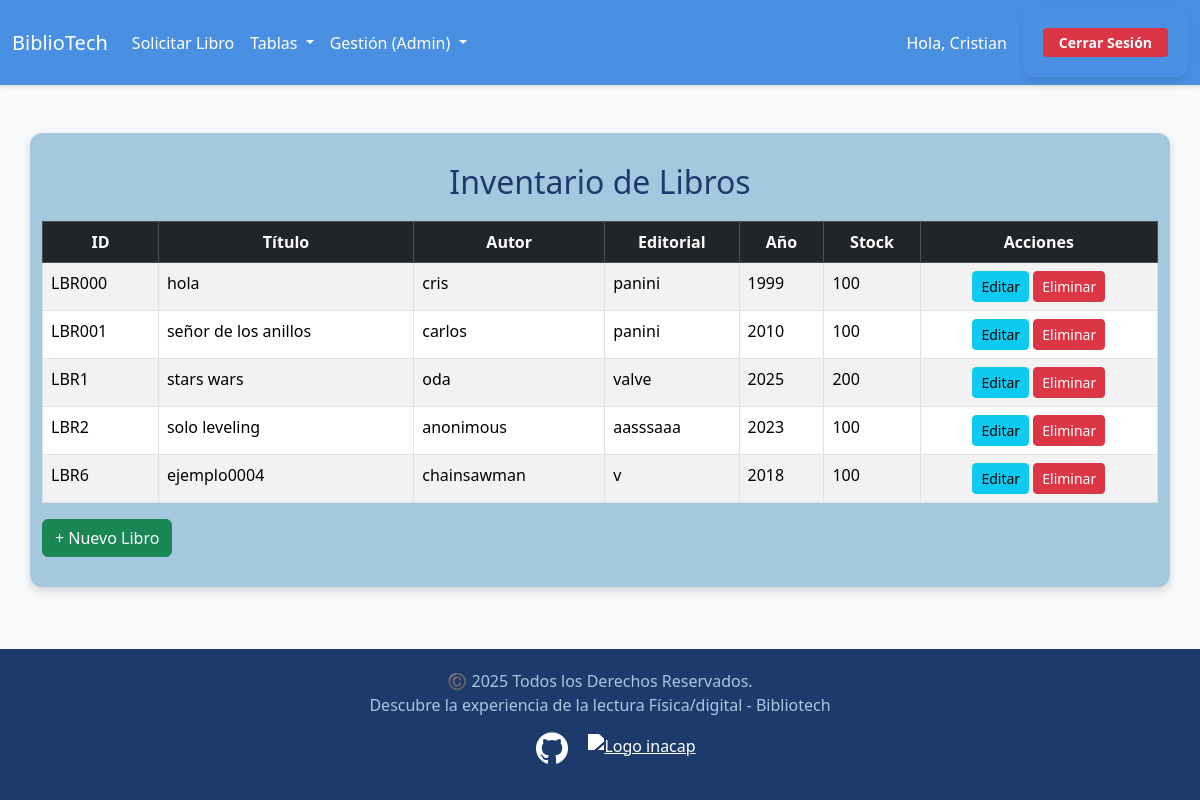
The page /tabla-libros/ (signed in) on the database its author committed.
### apps/libros/models.py (models this page shows, shortened)
class Libro(models.Model):
    id = models.AutoField(primary_key=True)
    id_libro = models.CharField( verbose_name="ID Libro", max_length=13, unique=True,)
    titulo = models.CharField(max_length=200)
    autor = models.CharField(max_length=100)
    editorial = models.CharField(max_length=100)
    anio = models.IntegerField(verbose_name="Año")
    stock = models.IntegerField()
    activo = models.BooleanField(default=True, verbose_name="¿Está activo?")
    class Meta:
        verbose_name = "Libro"
        verbose_name_plural = "Libros"

### apps/libros/views.py (the view)
# urls.py: path('tabla-libros/', libroV.listar_libros, name='tabla_libros'),
def listar_libros(request):
    libros = Libro.objects.filter(activo=True)
    contexto = {
        'libros': libros
    }
    return render(request, 'tablaLibros.html', contexto)

### templates/tablaLibros.html (shortened to what this page needs)
{% load static %}
<!DOCTYPE html>
<html lang="en">
<head>
    <link rel="stylesheet" href="{% static 'css/style.css' %}">
    <link rel="stylesheet" href="{% static 'css/footer.css' %}">
    <link rel="stylesheet" href="{% static 'css/formularios.css' %}">
    <link rel="stylesheet" href="{% static 'css/navbar.css' %}">
    <link href="https://cdn.jsdelivr.net/npm/bootstrap@5.3.3/dist/css/bootstrap.min.css" rel="stylesheet">
</head>
<body>
    <div id="main-container">
        <header>
            <nav class="navbar navbar-expand-lg navbar-custom">
                <div class="container-fluid">
                    <a class="navbar-brand" href="{% url 'index' %}">BiblioTech</a>
                    <div class="collapse navbar-collapse">
                        {% if user.is_authenticated %}
                        <ul class="navbar-nav me-auto">
                            <li class="nav-item">
                                <a class="nav-link" href="{% url 'renta' %}">Solicitar Libro</a>
                            </li>
                            <li class="nav-item dropdown">
                                <a class="nav-link dropdown-toggle" href="#" role="button" data-bs-toggle="dropdown"
                                    aria-expanded="false">
                                    Tablas
                                </a>
                            </li>
                            {% if user.is_superuser %}
                            <li class="nav-item dropdown">
                                <a class="nav-link dropdown-toggle" href="#" role="button" data-bs-toggle="dropdown"
                                    aria-expanded="false">
                                    Gestión (Admin)
                                </a>
                            </li>
                            {% endif %}
                        </ul>
                        {% if user.is_authenticated %}
                        <div class="d-flex align-items-center">
                            <span class="navbar-text me-3 text-white" style="color: inherit;">
                                Hola, {{ user.first_name|default:user.username|title }}
                            </span>
                            <form action="{% url 'logout' %}" method="post" class="d-flex m-0 bg-transparent">
                                <button class="btn btn-sm btn-danger border-0 fw-bold px-3" type="submit">Cerrar
                                    Sesión</button>
                            </form>
                        </div>
                        {% endif %}
                        {% else %}
                        <ul class="navbar-nav ms-auto">
                            <li class="nav-item">
                                <a class="nav-link" href="{% url 'index' %}">Volver al Inicio</a>
                            </li>
                        </ul>
                        {% endif %}
                    </div>
                </div>
            </nav>
        </header>
        <section class="bg-light">
            <div class="container mt-5">
                <h2 class="text-center">Inventario de Libros</h2>
                <div class="table-responsive">
                    <table class="table table-striped table-bordered">
                        <thead class="table-dark">
                            <tr>
                                <th class="titulo-tabla text-center">ID</th>
                                <th class="titulo-tabla text-center">Título</th>
                                <th class="titulo-tabla text-center">Autor</th>
                                <th class="titulo-tabla text-center">Editorial</th>
                                <th class="titulo-tabla text-center">Año</th>
                                <th class="titulo-tabla text-center">Stock</th>
                                <th class="text-center">Acciones</th>
                            </tr>
                        </thead>
                        <tbody>
                            {% for libro in libros %}
                            <tr>
                                <td>{{ libro.id_libro }}</td>
                                <td>{{ libro.titulo }}</td>
                                <td>{{ libro.autor }}</td>
                                <td>{{ libro.editorial }}</td>
                                <td>{{ libro.anio }}</td>
                                <td>{{ libro.stock }}</td>
                                <td class="text-center">
                                    {% if user.is_superuser %}
                                    <a href="{% url 'editar_libro' libro.id %}" class="btn btn-sm btn-info">Editar</a>
                                    <a href="{% url 'eliminar_libro' libro.id %}"
                                        class="btn btn-sm btn-danger">Eliminar</a>
                                    {% endif %}
                                </td>
                            </tr>
                            {% empty %}
                            <tr>
                                <td colspan="6" class="text-center">No hay libros registrados aún.</td>
                            </tr>
                            {% endfor %}
                        </tbody>
                    </table>
                    {% if user.is_superuser %}
                    <a href="{% url 'registrar_libro' %}" class="btn btn-success">+ Nuevo Libro</a>
                    {% endif %}
                </div>
            </div>
        </section>
        <footer class="site-footer mt-auto">
            <div id="footer-container">
                <div class="footer-top">©️ 2025 Todos los Derechos Reservados. <br> Descubre la experiencia de la
                    lectura
                    Física/digital - Bibliotech</div>
                <ul class="footer-links">
                    <li><a class="link" href="https://github.com/crisdev06/BiblioTech" target="_blank" rel="noreferrer">
                            <img class="logo" src="{% static 'icons/github.png' %}" alt="Logo github">
                        </a>
                    </li>
                    <li><a class="link" href="https://portal.inacap.cl" target="_blank">
                            <img class="logo" src="{% static 'icons/inacap.png' %}" alt="Logo inacap">
                        </a>
                    </li>
                </ul>
            </div>
        </footer>
    </div>
</body>
</html>

### static/css/style.css (style rules this page uses)
* { margin: 0; padding: 0; box-sizing: border-box; font-family: 'Segoe UI', Tahoma, Geneva, Verdana, sans-serif; text-decoration: none; }
body { background-color: #d6e4f5; color: #1d3a6d; line-height: 1.6; }
#main-container { display: grid; min-height: 100dvh; grid-template-rows: auto 1fr auto; }
.container { max-width: 1100px; margin: 30px auto; background-color: #a4c9df; padding: 30px; border-radius: 12px; box-shadow: 0 4px 10px rgba(0, 0, 0, 0.15); }
.container h2 { color: #1d3a6d; margin-bottom: 20px; }
form { background-color: #7bb7d1; padding: 20px; margin: 20px 0; border-radius: 10px; display: flex; flex-direction: column; gap: 12px; }

### static/css/footer.css (style rules this page uses)
.site-footer { background-color: #1d3a6d; color: #a4c9df; padding: 20px; text-align: center; margin-top: 40px; }
.footer-links { list-style: none; display: flex; justify-content: center; gap: 20px; margin-top: 15px; }
.footer-links .logo { width: 32px; height: 32px; filter: brightness(0) invert(1); }

### static/css/formularios.css (style rules this page uses)
form { background: #ffffff; padding: 20px; border-radius: 12px; box-shadow: 0 4px 8px rgba(0, 0, 0, 0.1); max-width: 400px; margin: 20px auto; display: flex; flex-direction: column; gap: 15px; position: relative; }
form button { background-color: #4CAF50; color: white; font-size: 1em; font-weight: bold; padding: 10px; border: none; border-radius: 8px; cursor: pointer; transition: background 0.3s ease; }

### static/css/navbar.css (style rules this page uses)
.navbar-custom { background-color: #4a90e2; box-shadow: 0 2px 4px rgba(0, 0, 0, 0.1); }
.navbar-custom .navbar-brand, .navbar-custom .nav-link, .navbar-custom .dropdown-toggle { color: #ffffff; transition: color 0.3s ease; }

### rows shown on the page
Libro: id_libro "LBR000", titulo "hola", autor "cris", editorial "panini", anio "1999", stock "100"
Libro: id_libro "LBR001", titulo "señor de los anillos", autor "carlos", editorial "panini", anio "2010", stock "100"
Libro: id_libro "LBR1", titulo "stars wars", autor "oda", editorial "valve", anio "2025", stock "200"
Libro: id_libro "LBR2", titulo "solo leveling", autor "anonimous", editorial "aasssaaa", anio "2023", stock "100"
Libro: id_libro "LBR6", titulo "ejemplo0004", autor "chainsawman", editorial "v", anio "2018", stock "100"

### other values the page prints
{{ user.first_name|default:user.username|title }} "Cristian"
